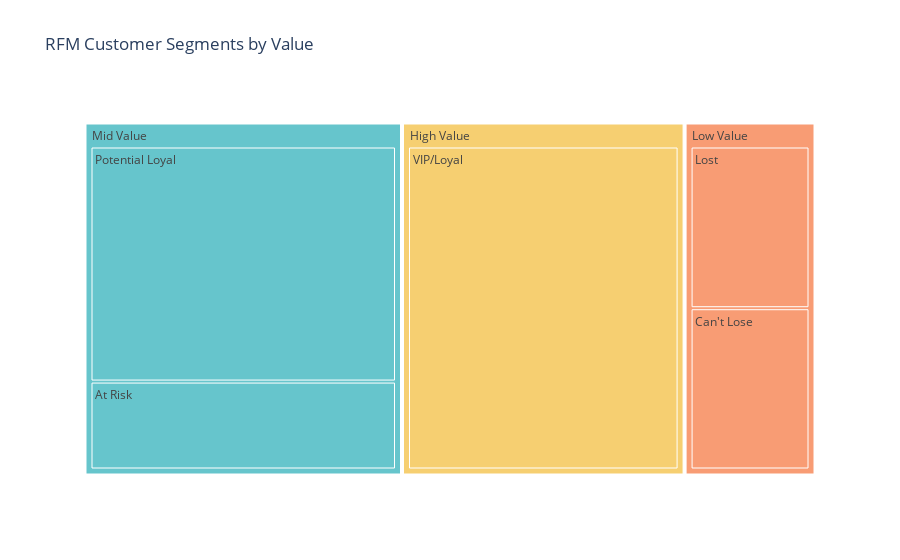

This figure's notebook cell:
### Code cell
treemap_segment_product = px.treemap(segment_product_counts,
                                     path=['RFM_Segment_Label', 'RFM_Customer_Segments'],
                                     values='Count',
                                     color='RFM_Segment_Label',
                                     color_discrete_sequence=px.colors.qualitative.Pastel,
                                     title='RFM Customer Segments by Value'
                                     )
treemap_segment_product.show()

### Figure 1 — Plotly figure (JSON) as saved in the notebook; plotly's stock layout.template omitted (floating-point values rounded to 4 significant figures)
{"data": [{"branchvalues": "total", "customdata": [["Mid Value"], ["Mid Value"], ["High Value"], ["Low Value"], ["Low Value"], ["High Value"], ["Low Value"], ["Mid Value"]], "domain": {"x": [0, 1], "y": [0, 1]}, "hovertemplate": "labels=%{label}<br>Count=%{value}<br>parent=%{parent}<br>id=%{id}<br>RFM_Segment_Label=%{customdata[0]}<extra></extra>", "ids": ["Mid Value/At Risk", "Mid Value/Potential Loyal", "High Value/VIP/Loyal", "Low Value/Can't Lose", "Low Value/Lost", "High Value", "Low Value", "Mid Value"], "labels": ["At Risk", "Potential Loyal", "VIP/Loyal", "Can't Lose", "Lost", "High Value", "Low Value", "Mid Value"], "marker": {"colors": ["rgb(102, 197, 204)", "rgb(102, 197, 204)", "rgb(246, 207, 113)", "rgb(248, 156, 116)", "rgb(248, 156, 116)", "rgb(246, 207, 113)", "rgb(248, 156, 116)", "rgb(102, 197, 204)"]}, "name": "", "parents": ["Mid Value", "Mid Value", "High Value", "Low Value", "Low Value", "", "", ""], "type": "treemap", "values": [517, 1382, 1690, 391, 392, 1690, 783, 1899]}], "layout": {"legend": {"tracegroupgap": 0}, "title": {"text": "RFM Customer Segments by Value"}, "treemapcolorway": ["rgb(102, 197, 204)", "rgb(246, 207, 113)", "rgb(248, 156, 116)", "rgb(220, 176, 242)", "rgb(135, 197, 95)", "rgb(158, 185, 243)", "rgb(254, 136, 177)", "rgb(201, 219, 116)", "rgb(139, 224, 164)", "rgb(180, 151, 231)", "rgb(179, 179, 179)"]}}
